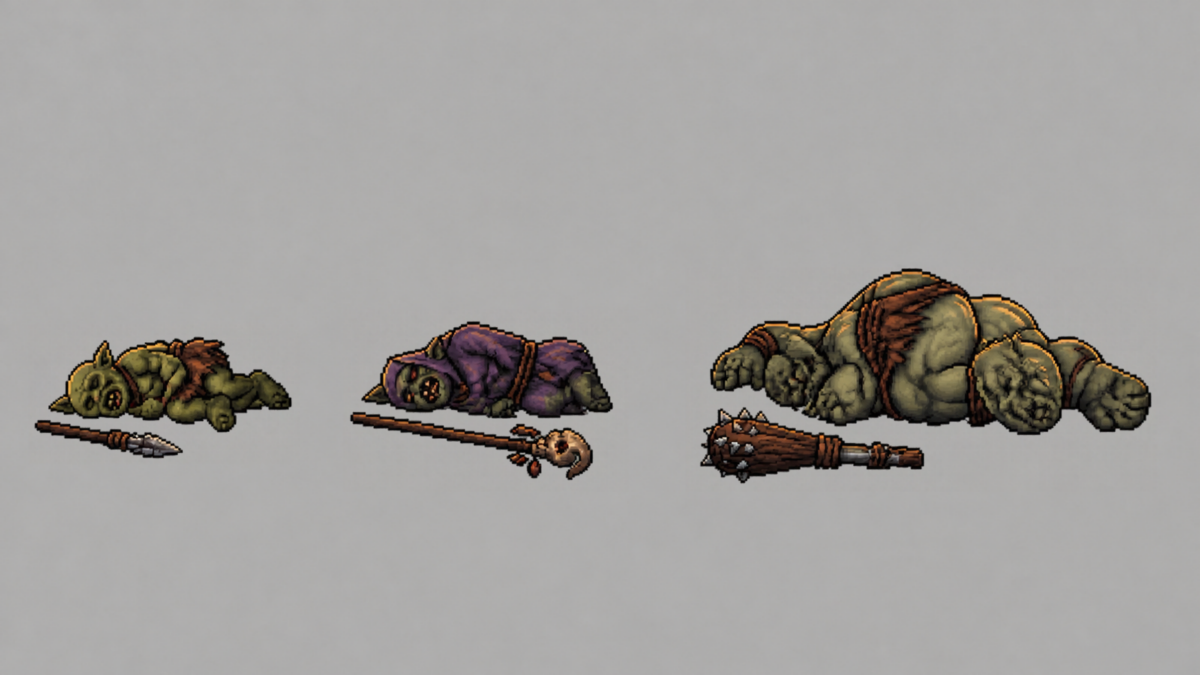
#> input picture art/enemies-down.png, 2400 x 1350 px (shown at 1/2 size)
$ python cut_sprites.py enemies-down.png more-atk-2-atkB.png 5
#> lines starting #> are read from the running program, lines starting #| are printed output that depends on the picture
"""立ち絵の見本（比較ボード）から6人を切り抜き、ゲーム用の大きさに縮めたスプライトを作る。

使い方: python -I cut_sprites.py <ボードPNG> <出力フォルダ> <背丈px>
出力: <id>.png（透過）, <id>_x8.png（確認用の8倍）, sprites.js（データURL）
"""
import base64, io, json, sys
from collections import deque

import numpy as np
from PIL import Image

src, outdir, H = sys.argv[1], sys.argv[2], int(sys.argv[3])
IDS = ["gareth", "borg", "erin", "mira", "rio", "raz"]

im = Image.open(src).convert("RGB")
#> im is the input picture: PIL image 2400x1350 RGB; mean R, G, B 162.1, 159.8, 157.4
# 一行の立ち絵が入っている帯（ボードの上半分の枠の内側）
band = im.crop((300, 205, 1640, 568))
a = np.asarray(band).astype(int)
h, w, _ = a.shape
#> h = 363; w = 1340

# 背景色：帯の四隅付近の中央値
corners = np.concatenate([a[:6, :6].reshape(-1, 3), a[:6, -6:].reshape(-1, 3), a[-6:, :6].reshape(-1, 3), a[-6:, -6:].reshape(-1, 3)])
#> corners = 144 rows, first 8: [175, 174, 173], [175, 174, 173], [175, 174, 173], [175, 174, 173], [175, 174, 174], [175, 174, 174], [175, 174, 173], [175, 174, 173]
bg = np.median(corners, axis=0)
#> bg = [174, 173, 173]
dist = np.sqrt(((a - bg) ** 2).sum(axis=2))
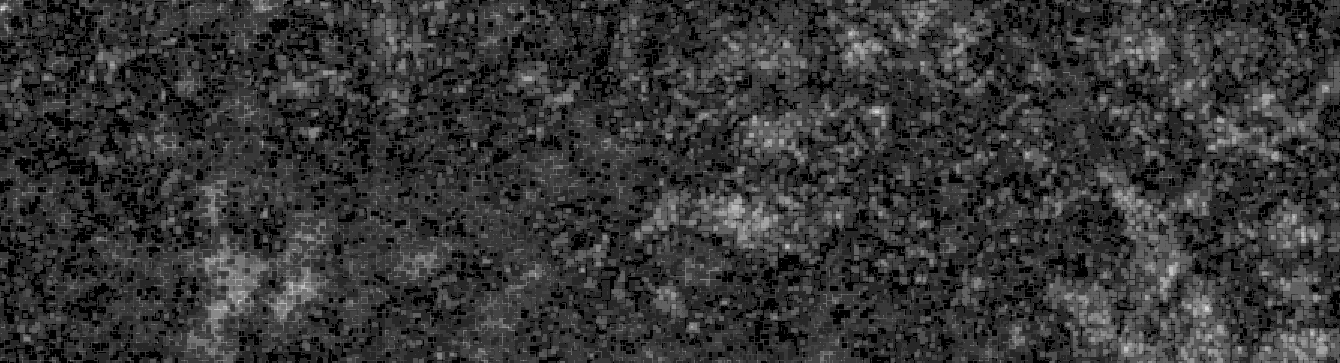
#> dist: shape (363, 1340) float64; min 0, max 6.4, mean 1.37; drawn with min black and max white
near = dist < 18
#> near: shape (363, 1340) bool; every value is 1

# 縁からつながっている背景だけを塗りつぶす（人物の中の暗い色を消さないため）
bgmask = np.zeros((h, w), bool)
q = deque()
for x in range(w):
    for y in (0, h - 1):
        if near[y, x] and not bgmask[y, x]:
            bgmask[y, x] = True; q.append((y, x))
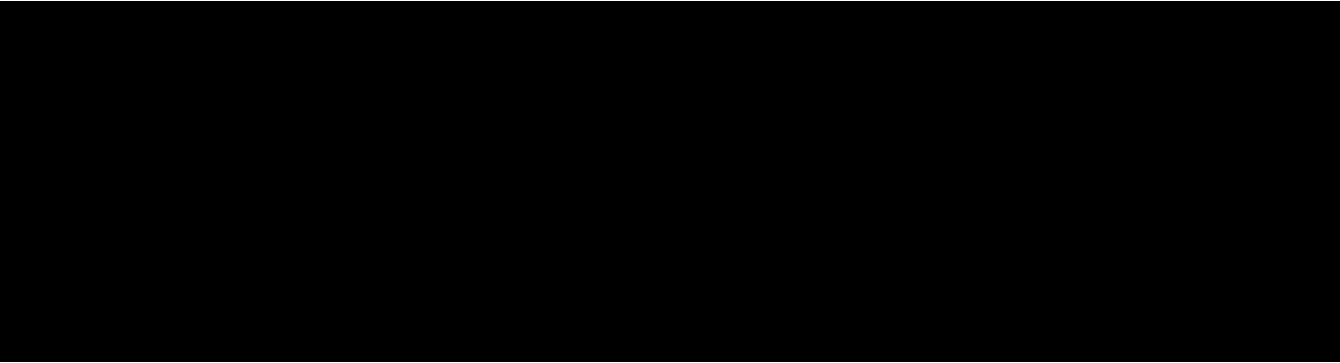
#> bgmask: shape (363, 1340) bool; 0.55% white in thin lines or dots
for y in range(h):
    for x in (0, w - 1):
        if near[y, x] and not bgmask[y, x]:
            bgmask[y, x] = True; q.append((y, x))
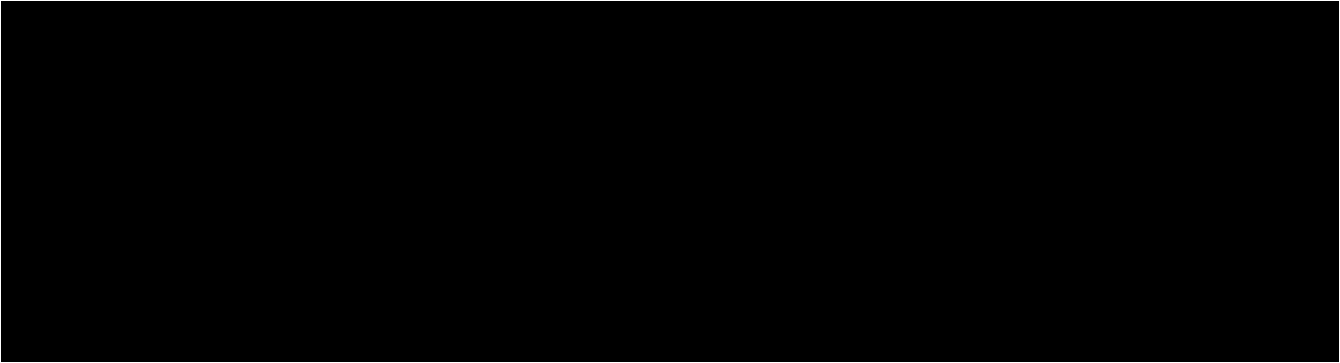
#> bgmask: shape (363, 1340) bool; 0.7% white in thin lines or dots
while q:
    y, x = q.popleft()
    for dy, dx in ((1, 0), (-1, 0), (0, 1), (0, -1)):
        ny, nx = y + dy, x + dx
        if 0 <= ny < h and 0 <= nx < w and near[ny, nx] and not bgmask[ny, nx]:
            bgmask[ny, nx] = True; q.append((ny, nx))
fg = ~bgmask

# 列ごとの前景の量から、6人の境目（すき間）を探す
col = fg.sum(axis=0)
#> col = 1340 values from 0 to 0
runs, inrun = [], False
for x in range(w):
    if col[x] > 3 and not inrun:
        start, inrun = x, True
    elif col[x] <= 3 and inrun:
        runs.append([start, x]); inrun = False
#> after the loop, inrun = False; runs = []
if inrun:
    runs.append([start, w])
# 細かい切れ端は隣とつなぐ
merged = []
for r in runs:
    if merged and (r[0] - merged[-1][1] < 12 or r[1] - r[0] < 25):
        merged[-1][1] = r[1]
    else:
        merged.append(r)
#> after the loop, merged = []
if len(merged) != 6:
    # ガレスのマントとボルグの盾がつながることがあるので、そのときは確かめ済みの範囲を使う
    merged = [[44, 252], [255, 494], [529, 716], [745, 921], [943, 1093], [1121, 1275]]
    print("自動の区切りが合わないので、固定の範囲を使う")

js = {}
boxes = []
for x0, x1 in merged:
    rows = np.where(fg[:, x0:x1].any(axis=1))[0]
#> (the run stopped early here; a loop or call above may not have finished)
